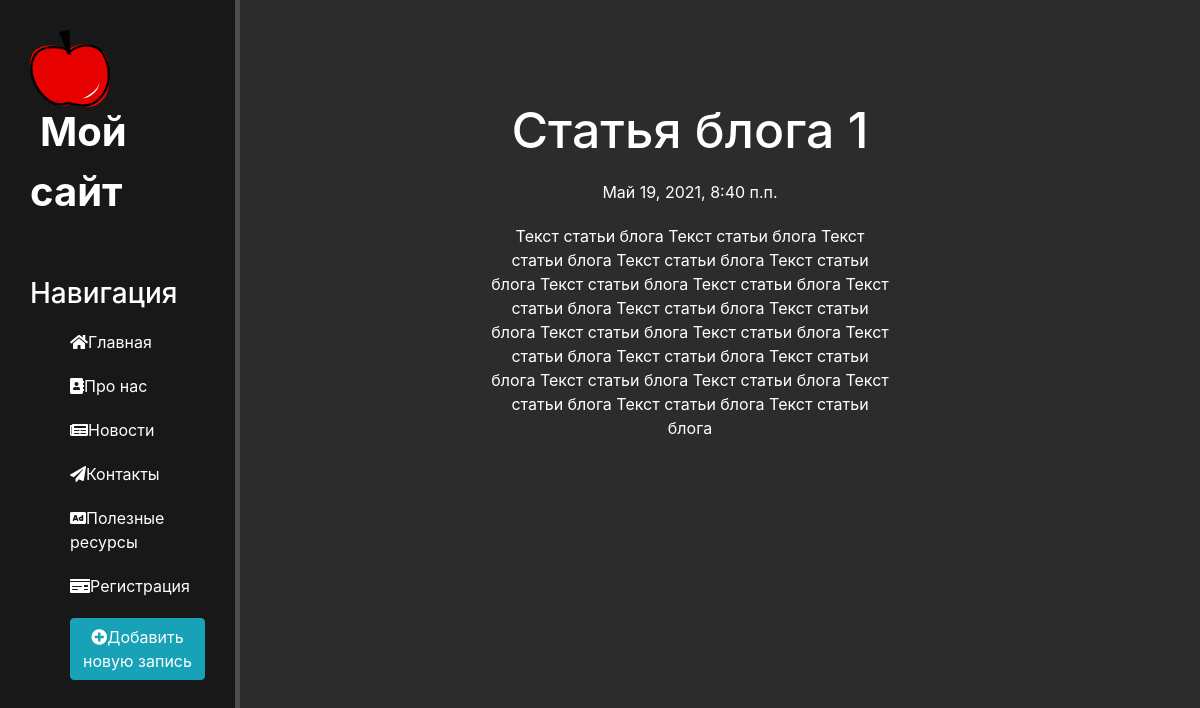
Page /blog/2 on the committed database.
### blog/models.py (models this page shows, shortened)
class Articles(models.Model):
    title = models.CharField('Название', max_length=50)
    anons = models.CharField('Описание', max_length=250)
    full_text=models.TextField('Текст блога')
    date = models.DateTimeField('Время публикации')
    class Meta:
        verbose_name = 'Блог'
        verbose_name_plural = 'Блоги'

### blog/views.py (the view)
# urls.py: path('<int:pk>', views.BlogDetailView.as_view(), name='blog-detail'),
class BlogDetailView(DetailView):
    model = Articles
    template_name = 'blog/details_view.html'
    context_object_name = 'article'

### blog/templates/blog/details_view.html (shortened to what this page needs)
{% extends 'main/layout.html' %}
{% block content %}
    <div class="features">
        <h1>{{ article.title }}</h1>
        <p>{{ article.date }}</p>
        <p>{{ article.full_text }}</p>
    </div>
{% endblock %}

### main/static/main/css/main.css (style rules this page uses)
body { background: #2c2c2c; }
main .features { float: left; color: #fff; margin-top: 100px; text-align: center; width: 75%; }
main .features h1 { font-size: 50px; }
main .features p { max-width: 400px; margin: 20px auto }

### rows in the picture
Articles: title "Статья блога 1", date "Май 19, 2021, 8:40 п.п.", full_text "Текст статьи блога Текст статьи блога Текст статьи блога Текст статьи блога Текст статьи блога Текст статьи блога Текст статьи блога Текст статьи блога Текст статьи блога Текст статьи блога Текст статьи блога Текст статьи блога Текст статьи блога Текст статьи блога Текст статьи блога Текст статьи блога Текст статьи блога Текст статьи блога Текст статьи блога Текст статьи блога"
